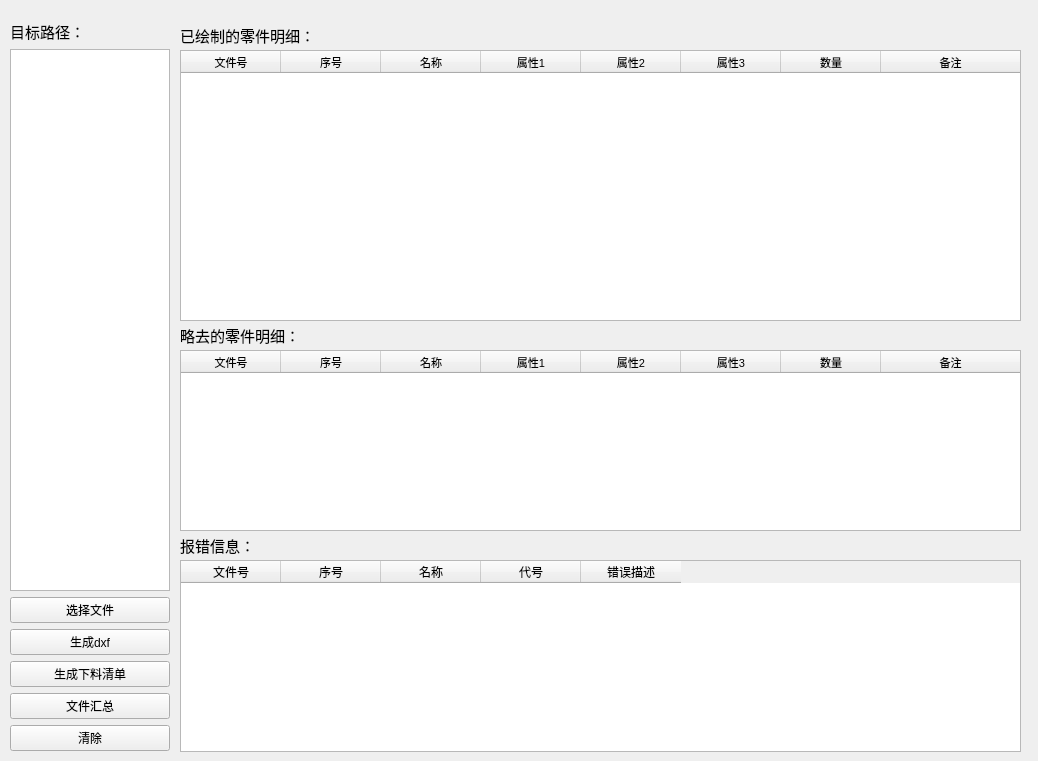
<?xml version="1.0" encoding="UTF-8"?>
<ui version="4.0">
 <class>Form</class>
 <widget class="QWidget" name="Form">
  <property name="geometry">
   <rect>
    <x>0</x>
    <y>0</y>
    <width>1038</width>
    <height>761</height>
   </rect>
  </property>
  <property name="windowTitle">
   <string>Form</string>
  </property>
  <property name="toolTip">
   <string/>
  </property>
  <widget class="QWidget" name="verticalLayoutWidget">
   <property name="geometry">
    <rect>
     <x>10</x>
     <y>20</y>
     <width>160</width>
     <height>731</height>
    </rect>
   </property>
   <layout class="QVBoxLayout" name="verticalLayout">
    <item>
     <widget class="QLabel" name="label">
      <property name="font">
       <font>
        <family>Adobe Arabic</family>
        <pointsize>11</pointsize>
       </font>
      </property>
      <property name="mouseTracking">
       <bool>false</bool>
      </property>
      <property name="focusPolicy">
       <enum>Qt::TabFocus</enum>
      </property>
      <property name="acceptDrops">
       <bool>false</bool>
      </property>
      <property name="layoutDirection">
       <enum>Qt::LeftToRight</enum>
      </property>
      <property name="text">
       <string>目标路径：</string>
      </property>
     </widget>
    </item>
    <item>
     <widget class="QListView" name="list">
      <property name="maximumSize">
       <size>
        <width>1000</width>
        <height>16777215</height>
       </size>
      </property>
     </widget>
    </item>
    <item>
     <widget class="QPushButton" name="pushButton_select">
      <property name="toolTip">
       <string>&lt;html&gt;&lt;head/&gt;&lt;body&gt;&lt;p&gt;输入规定格式的EXCEL表格&lt;/p&gt;&lt;/body&gt;&lt;/html&gt;</string>
      </property>
      <property name="text">
       <string>选择文件</string>
      </property>
     </widget>
    </item>
    <item>
     <widget class="QPushButton" name="pushButton_dxf">
      <property name="toolTip">
       <string>&lt;html&gt;&lt;head/&gt;&lt;body&gt;&lt;p&gt;根据EXCEL表格中数据生成CAD格式（DXF）的文件&lt;/p&gt;&lt;/body&gt;&lt;/html&gt;</string>
      </property>
      <property name="text">
       <string>生成dxf</string>
      </property>
     </widget>
    </item>
    <item>
     <widget class="QPushButton" name="pushButton_Docx">
      <property name="toolTip">
       <string>&lt;html&gt;&lt;head/&gt;&lt;body&gt;&lt;p&gt;生成标准化下料清单&lt;/p&gt;&lt;/body&gt;&lt;/html&gt;</string>
      </property>
      <property name="text">
       <string>生成下料清单</string>
      </property>
     </widget>
    </item>
    <item>
     <widget class="QPushButton" name="pushButton_summarize">
      <property name="toolTip">
       <string>&lt;html&gt;&lt;head/&gt;&lt;body&gt;&lt;p&gt;将相同厚度DXF文件汇总至一个文件夹&lt;/p&gt;&lt;/body&gt;&lt;/html&gt;</string>
      </property>
      <property name="text">
       <string>文件汇总</string>
      </property>
     </widget>
    </item>
    <item>
     <widget class="QPushButton" name="pushButton_clear">
      <property name="text">
       <string>清除</string>
      </property>
     </widget>
    </item>
   </layout>
  </widget>
  <widget class="QTableWidget" name="filterTable">
   <property name="geometry">
    <rect>
     <x>180</x>
     <y>350</y>
     <width>841</width>
     <height>181</height>
    </rect>
   </property>
   <property name="font">
    <font>
     <pointsize>8</pointsize>
    </font>
   </property>
   <attribute name="horizontalHeaderMinimumSectionSize">
    <number>18</number>
   </attribute>
   <attribute name="horizontalHeaderShowSortIndicator" stdset="0">
    <bool>true</bool>
   </attribute>
   <attribute name="horizontalHeaderStretchLastSection">
    <bool>true</bool>
   </attribute>
   <column>
    <property name="text">
     <string>文件号</string>
    </property>
   </column>
   <column>
    <property name="text">
     <string>序号</string>
    </property>
    <property name="font">
     <font>
      <underline>false</underline>
     </font>
    </property>
   </column>
   <column>
    <property name="text">
     <string>名称</string>
    </property>
   </column>
   <column>
    <property name="text">
     <string>属性1</string>
    </property>
   </column>
   <column>
    <property name="text">
     <string>属性2</string>
    </property>
   </column>
   <column>
    <property name="text">
     <string>属性3</string>
    </property>
   </column>
   <column>
    <property name="text">
     <string>数量</string>
    </property>
   </column>
   <column>
    <property name="text">
     <string>备注</string>
    </property>
   </column>
  </widget>
  <widget class="QLabel" name="label_5">
   <property name="geometry">
    <rect>
     <x>180</x>
     <y>20</y>
     <width>141</width>
     <height>31</height>
    </rect>
   </property>
   <property name="font">
    <font>
     <family>Adobe Arabic</family>
     <pointsize>11</pointsize>
    </font>
   </property>
   <property name="text">
    <string>已绘制的零件明细：</string>
   </property>
  </widget>
  <widget class="QLabel" name="label_6">
   <property name="geometry">
    <rect>
     <x>180</x>
     <y>320</y>
     <width>121</width>
     <height>31</height>
    </rect>
   </property>
   <property name="font">
    <font>
     <family>Adobe Arabic</family>
     <pointsize>11</pointsize>
    </font>
   </property>
   <property name="text">
    <string>略去的零件明细：</string>
   </property>
  </widget>
  <widget class="QTableWidget" name="infoTable">
   <property name="geometry">
    <rect>
     <x>180</x>
     <y>50</y>
     <width>841</width>
     <height>271</height>
    </rect>
   </property>
   <property name="font">
    <font>
     <pointsize>8</pointsize>
    </font>
   </property>
   <attribute name="horizontalHeaderMinimumSectionSize">
    <number>18</number>
   </attribute>
   <attribute name="horizontalHeaderShowSortIndicator" stdset="0">
    <bool>true</bool>
   </attribute>
   <attribute name="horizontalHeaderStretchLastSection">
    <bool>true</bool>
   </attribute>
   <column>
    <property name="text">
     <string>文件号</string>
    </property>
   </column>
   <column>
    <property name="text">
     <string>序号</string>
    </property>
    <property name="font">
     <font>
      <underline>false</underline>
     </font>
    </property>
   </column>
   <column>
    <property name="text">
     <string>名称</string>
    </property>
   </column>
   <column>
    <property name="text">
     <string>属性1</string>
    </property>
   </column>
   <column>
    <property name="text">
     <string>属性2</string>
    </property>
   </column>
   <column>
    <property name="text">
     <string>属性3</string>
    </property>
   </column>
   <column>
    <property name="text">
     <string>数量</string>
    </property>
   </column>
   <column>
    <property name="text">
     <string>备注</string>
    </property>
   </column>
  </widget>
  <widget class="QTableWidget" name="errorTable">
   <property name="geometry">
    <rect>
     <x>180</x>
     <y>560</y>
     <width>841</width>
     <height>192</height>
    </rect>
   </property>
   <column>
    <property name="text">
     <string>文件号</string>
    </property>
   </column>
   <column>
    <property name="text">
     <string>序号</string>
    </property>
   </column>
   <column>
    <property name="text">
     <string>名称</string>
    </property>
   </column>
   <column>
    <property name="text">
     <string>代号</string>
    </property>
   </column>
   <column>
    <property name="text">
     <string>错误描述</string>
    </property>
   </column>
  </widget>
  <widget class="QLabel" name="label_7">
   <property name="geometry">
    <rect>
     <x>180</x>
     <y>530</y>
     <width>121</width>
     <height>31</height>
    </rect>
   </property>
   <property name="font">
    <font>
     <family>Adobe Arabic</family>
     <pointsize>11</pointsize>
    </font>
   </property>
   <property name="text">
    <string>报错信息：</string>
   </property>
  </widget>
 </widget>
 <resources/>
 <connections>
  <connection>
   <sender>pushButton_select</sender>
   <signal>clicked()</signal>
   <receiver>Form</receiver>
   <slot>selectExcel()</slot>
   <hints>
    <hint type="sourcelabel">
     <x>108</x>
     <y>633</y>
    </hint>
    <hint type="destinationlabel">
     <x>174</x>
     <y>424</y>
    </hint>
   </hints>
  </connection>
  <connection>
   <sender>pushButton_dxf</sender>
   <signal>clicked()</signal>
   <receiver>Form</receiver>
   <slot>letDxfWork()</slot>
   <hints>
    <hint type="sourcelabel">
     <x>165</x>
     <y>662</y>
    </hint>
    <hint type="destinationlabel">
     <x>176</x>
     <y>256</y>
    </hint>
   </hints>
  </connection>
  <connection>
   <sender>pushButton_clear</sender>
   <signal>clicked()</signal>
   <receiver>Form</receiver>
   <slot>clear()</slot>
   <hints>
    <hint type="sourcelabel">
     <x>114</x>
     <y>738</y>
    </hint>
    <hint type="destinationlabel">
     <x>174</x>
     <y>152</y>
    </hint>
   </hints>
  </connection>
  <connection>
   <sender>pushButton_Docx</sender>
   <signal>clicked()</signal>
   <receiver>Form</receiver>
   <slot>letDocxWork()</slot>
   <hints>
    <hint type="sourcelabel">
     <x>81</x>
     <y>683</y>
    </hint>
    <hint type="destinationlabel">
     <x>5</x>
     <y>606</y>
    </hint>
   </hints>
  </connection>
  <connection>
   <sender>pushButton_summarize</sender>
   <signal>clicked()</signal>
   <receiver>Form</receiver>
   <slot>summarize()</slot>
   <hints>
    <hint type="sourcelabel">
     <x>49</x>
     <y>704</y>
    </hint>
    <hint type="destinationlabel">
     <x>5</x>
     <y>694</y>
    </hint>
   </hints>
  </connection>
 </connections>
 <slots>
  <slot>letDxfWork()</slot>
  <slot>letDocxWork()</slot>
  <slot>selectExcel()</slot>
  <slot>clear()</slot>
  <slot>summarize()</slot>
 </slots>
</ui>
